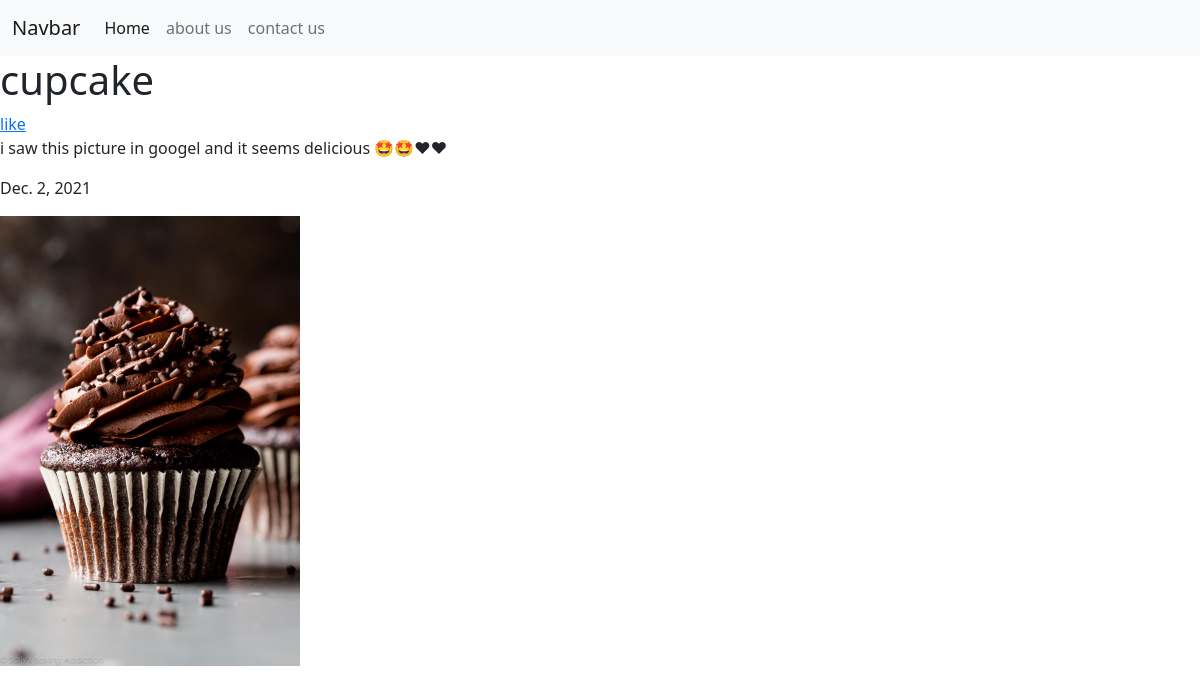
The page /testapp/blog/16 on the database its author committed.
### testapp/models.py (models this page shows, shortened)
class Blog(models.Model):
    title = models.CharField(max_length=200)
    content = models.TextField()
    date = models.DateField(auto_now_add=True , null=True , blank=True)
    author = models.ForeignKey(User , on_delete = models.CASCADE , null=True , blank=True)
    image = models.ImageField(upload_to = '%Y/%m/%d' ,null=True , blank=True )
    likes = models.ManyToManyField(User , related_name='BlogLikes' , blank=True)

### testapp/views.py (the view)
# urls.py: path('blog/<int:pk>' ,BlogDetail.as_view() , name = 'detail'),
class BlogDetail(generic.DetailView):
    model = Blog
    template_name = 'testapp/BlogDetail.html'

### testapp/templates/testapp/BlogDetail.html (shortened to what this page needs)
{% extends 'base.html' %}
{% block content %}
<h1>{{blog.title}}</h1>
{% if user in blog.likes.all %}
    <a href="{% url 'postunlike' blog.id %}">unlike</a>
{% else %}
    <a href="{% url 'postlike' blog.id %}">like</a>
{% endif %}
<p>{{blog.content}}</p>
<p>{{blog.date}}</p>
<img style="width: 300px;" src="{{blog.image.url}}" alt="">
{% endblock content %}

### rows shown on the page
Blog: title "cupcake", content "i saw this picture in googel and it seems delicious 🤩🤩❤❤", date "Dec. 2, 2021", image (picture)
